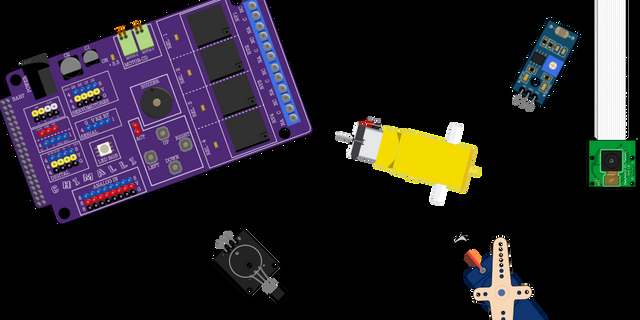
#> input picture opencv/basico/Banner github.png, 640 x 320 px
$ python read_view_save_img.py
#> lines starting #> are read from the running program, lines starting #| are printed output that depends on the picture
import cv2
from typing import Any

def save_image(path: str, img: Any) -> None:
    cv2.imwrite(path, img)

def read_image(path: str, mode: int=1) -> None:
#> called with path = 'Banner github.png', mode = 0
    image = cv2.imread(path, mode)
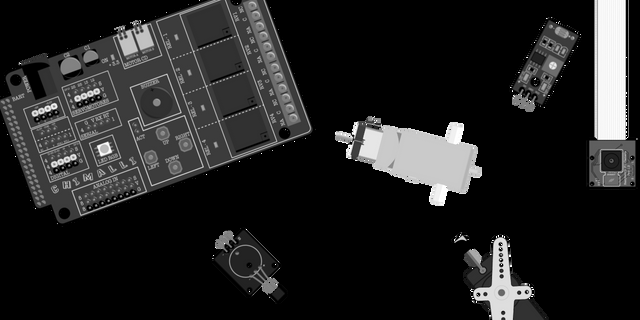
#> image: shape (320, 640); min 0, max 255, mean 34.1
    cv2.imshow('Prueba de lectura', image)
    cv2.waitKey(1000)
    cv2.destroyAllWindows()
    save_image(f'results/copy_{path}', image)

if __name__=="__main__":
    read_image('Banner github.png', 0)
